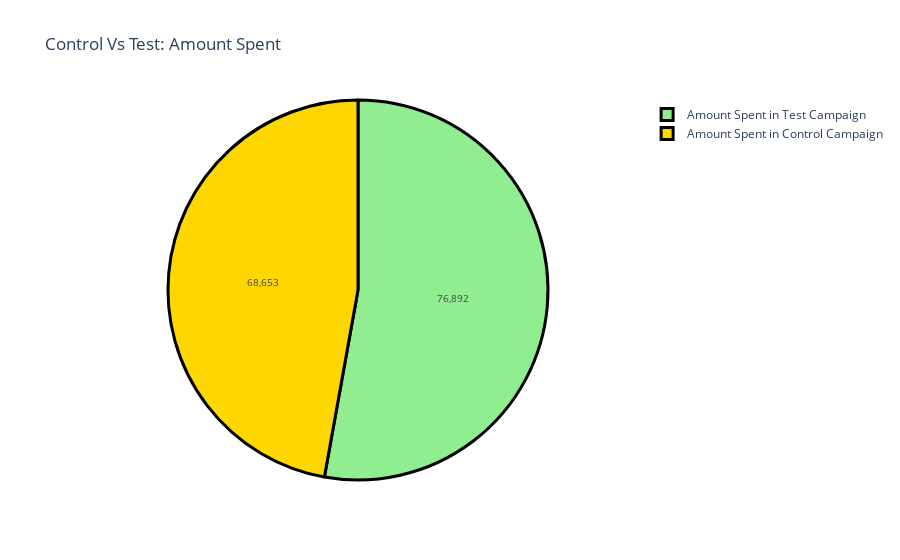

The notebook cell this image was saved under:
### Markdown cell above
### Analyze relationship between amount spent on both campaigns.

### Code cell
label = ["Amount Spent in Control Campaign", 
         "Amount Spent in Test Campaign"]
counts = [sum(control_data["Amount Spent"]), 
          sum(test_data["Amount Spent"])]
colors = ['gold','lightgreen']
fig = go.Figure(data=[go.Pie(labels=label, values=counts)])
fig.update_layout(title_text='Control Vs Test: Amount Spent')
fig.update_traces(hoverinfo='label+percent', textinfo='value', 
                  textfont_size=10,
                  marker=dict(colors=colors, 
                              line=dict(color='black', width=3)))
fig.show()

### Figure 1 — Plotly figure (JSON) as saved in the notebook; plotly's stock layout.template omitted (floating-point values rounded to 4 significant figures)
{"data": [{"hoverinfo": "label+percent", "labels": ["Amount Spent in Control Campaign", "Amount Spent in Test Campaign"], "marker": {"colors": ["gold", "lightgreen"], "line": {"color": "black", "width": 3}}, "textfont": {"size": 10}, "textinfo": "value", "type": "pie", "values": [68653, 76892]}], "layout": {"autosize": true, "title": {"text": "Control Vs Test: Amount Spent"}}}
